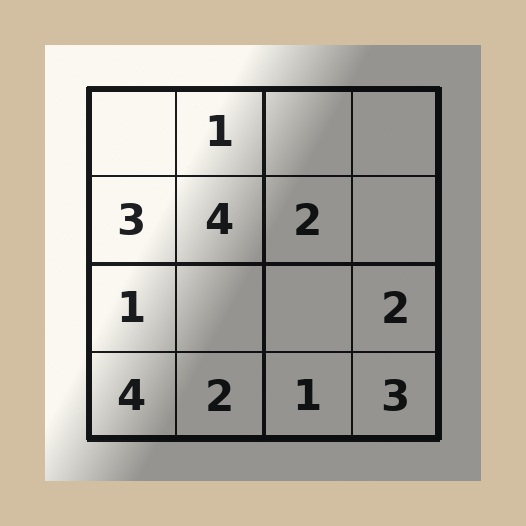
#> input picture sample_images/real/046d0ec1-360e-4df3-b668-961a70b2c88d.jpg, 526 x 526 px
$ python -i blank_cells.py   (imports and definitions only)   (older library calls are emulated)
#> lines starting #> are read from the running program, lines starting #| are printed output that depends on the picture; after the words box and inside, x2 and y2 are one past the last pixel; in counts of white or black regions, pixels touching at a corner belong together
"""Decide whether a Sudoku cell is empty, occupied, or uncertain.

Dark pixels alone are not a digit. Grid-line remnants and small specks are
ignored. A faint but coherent interior mark is left uncertain instead of
being called empty.
"""

from dataclasses import dataclass
from enum import Enum

import cv2
import numpy as np

from app.vision.cell_segmenter import CellPatch


class CellStatus(Enum):
    """Occupancy of one cell. ``UNCERTAIN`` is not a blank cell."""

    BLANK = "blank"
    OCCUPIED = "occupied"
    UNCERTAIN = "uncertain"


@dataclass(frozen=True, slots=True)
class Component:
    """One connected dark region inside a cell."""

    area: int
    width: int
    height: int
    center_x: float
    center_y: float
    touches_border: bool
    border_fraction: float
    stroke_strength: float


@dataclass(frozen=True, slots=True)
class CellClassification:
    """Blank-cell decision for one crop.

    ``blank`` is true only for ``BLANK``. It is false for ``OCCUPIED`` and
    ``None`` for ``UNCERTAIN``. ``confidence`` is confidence in ``status``,
    from 0 to 1. An uncertain cell stays at or below 0.6.
    """

    row: int
    col: int
    status: CellStatus
    blank: bool | None
    confidence: float

    # [9 lines left out: function to_report, not called in this run]


_BACKGROUND_PERCENTILE = 90.0
_STRICT_DELTA = 40.0
_FAINT_DELTA = 18.0
_NOISE_AREA_FRACTION = 0.008
_DIGIT_AREA_FRACTION = 0.02
_MIN_SHORT_FRACTION = 0.16
_MIN_LONG_FRACTION = 0.28
_LINE_ASPECT = 4.0
_LINE_THICKNESS_FRACTION = 0.22
_BORDER_BAND_FRACTION = 0.18
_BORDER_INK_FRACTION = 0.75
# A printed stroke has a sharper local gradient than a smooth shadow.
_MIN_STROKE_STRENGTH = 18.0
_CENTER_MARGIN = 0.16
_UNCERTAIN_CONFIDENCE_CAP = 0.6


def classify_cell(image: np.ndarray, row: int = 0, col: int = 0) -> CellClassification:
    """Classify one cell image as blank, occupied, or uncertain."""
    gray = _gray(image)
    if gray.size == 0:
        return _result(row, col, CellStatus.UNCERTAIN, 0.0)
    background = float(np.percentile(gray, _BACKGROUND_PERCENTILE))
    strength = _gradient(gray)
    strict = _components(gray, background, _STRICT_DELTA, strength)
    faint = _components(gray, background, _FAINT_DELTA, strength)
    strict_digits = [item for item in strict if _is_digit(item, gray.shape)]
    faint_digits = [item for item in faint if _is_digit(item, gray.shape)]
    if strict_digits:
        confidence = _occupied_confidence(strict_digits, gray, background)
        return _result(row, col, CellStatus.OCCUPIED, confidence)
    if faint_digits:
        confidence = min(
            _UNCERTAIN_CONFIDENCE_CAP,
            0.35 + 0.25 * _area_fraction(faint_digits, gray.shape),
        )
        return _result(row, col, CellStatus.UNCERTAIN, confidence)
    confidence = 0.96 if not faint else 0.86
    return _result(row, col, CellStatus.BLANK, confidence)


# [48 lines left out: functions classify_cells, render_contact_sheet, not called in this run]


_STATUS_COLOR = {
    CellStatus.BLANK: (80, 160, 60),
    CellStatus.OCCUPIED: (180, 90, 30),
    CellStatus.UNCERTAIN: (40, 180, 220),
}


def _result(
    row: int, col: int, status: CellStatus, confidence: float
) -> CellClassification:
    blank: bool | None
    if status is CellStatus.BLANK:
        blank = True
    elif status is CellStatus.OCCUPIED:
        blank = False
    else:
        blank = None
    return CellClassification(
        row=row,
        col=col,
        status=status,
        blank=blank,
        confidence=float(min(0.99, max(0.0, confidence))),
    )


def _gray(image: np.ndarray) -> np.ndarray:
    if image.ndim == 2:
        return image
    return cv2.cvtColor(image, cv2.COLOR_BGR2GRAY)


def _gradient(gray: np.ndarray) -> np.ndarray:
    horizontal = cv2.Sobel(gray, cv2.CV_32F, 1, 0, ksize=3)
    vertical = cv2.Sobel(gray, cv2.CV_32F, 0, 1, ksize=3)
    return cv2.magnitude(horizontal, vertical)


def _components(
    gray: np.ndarray, background: float, delta: float, strength: np.ndarray
) -> tuple[Component, ...]:
    ink = gray < (background - delta)
    mask = ink.astype(np.uint8)
    count, labels, stats, centroids = cv2.connectedComponentsWithStats(mask, 8)
    height, width = gray.shape[:2]
    band = max(2, int(_BORDER_BAND_FRACTION * min(height, width)))
    found: list[Component] = []
    for index in range(1, count):
        x, y, box_width, box_height, area = (int(value) for value in stats[index])
        ys, xs = np.where(labels == index)
        near_border = (
            (xs < band)
            | (ys < band)
            | (xs >= width - band)
            | (ys >= height - band)
        )
        border_fraction = float(near_border.mean()) if area else 1.0
        stroke = float(strength[labels == index].mean()) if area else 0.0
        found.append(
            Component(
                area=area,
                width=box_width,
                height=box_height,
                center_x=float(centroids[index, 0]),
                center_y=float(centroids[index, 1]),
                touches_border=(
                    x <= 1
                    or y <= 1
                    or x + box_width >= width - 1
                    or y + box_height >= height - 1
                ),
                border_fraction=border_fraction,
                stroke_strength=stroke,
            )
        )
    return tuple(found)


def _is_digit(component: Component, shape: tuple[int, ...]) -> bool:
    height, width = shape[:2]
    side = float(min(height, width))
    cell_area = float(height * width)
    if component.area < _NOISE_AREA_FRACTION * cell_area:
        return False
    if component.border_fraction >= _BORDER_INK_FRACTION:
        return False
    if component.stroke_strength < _MIN_STROKE_STRENGTH:
        return False
    short = float(min(component.width, component.height))
    long = float(max(component.width, component.height))
    if short <= 0:
        return False
    thin = short <= _LINE_THICKNESS_FRACTION * side
    line_like = long / short >= _LINE_ASPECT and thin
    if line_like:
        return False
    if component.area < _DIGIT_AREA_FRACTION * cell_area:
        return False
    if short < _MIN_SHORT_FRACTION * side or long < _MIN_LONG_FRACTION * side:
        return False
    margin_x = _CENTER_MARGIN * width
    margin_y = _CENTER_MARGIN * height
    centered = (
        margin_x <= component.center_x <= width - margin_x
        and margin_y <= component.center_y <= height - margin_y
    )
    return centered


def _occupied_confidence(
    digits: list[Component], gray: np.ndarray, background: float
) -> float:
    largest = max(digits, key=lambda item: item.area)
    fraction = largest.area / float(gray.size)
    coverage = min(fraction / 0.08, 1.0)
    contrast = min(max(background - float(np.percentile(gray, 10)), 0.0) / 80.0, 1.0)
    return 0.64 + 0.22 * coverage + 0.12 * contrast


# [5 lines left out: function _area_fraction, not called in this run]


def _tile(image: np.ndarray, tile: int) -> np.ndarray:
    color = image if image.ndim == 3 else cv2.cvtColor(image, cv2.COLOR_GRAY2BGR)
    return cv2.resize(color, (tile, tile), interpolation=cv2.INTER_AREA)

>>> import cv2
>>> picture = cv2.imread('../../sample_images/real/046d0ec1-360e-4df3-b668-961a70b2c88d.jpg')
#> picture is the input picture: shape (526, 526, 3); mean B, G, R 161.8, 174.2, 181
>>> result = classify_cell(picture)
#> in _gray, `return cv2.cvtColor(image, cv2.COLOR_BGR2GRAY)`:
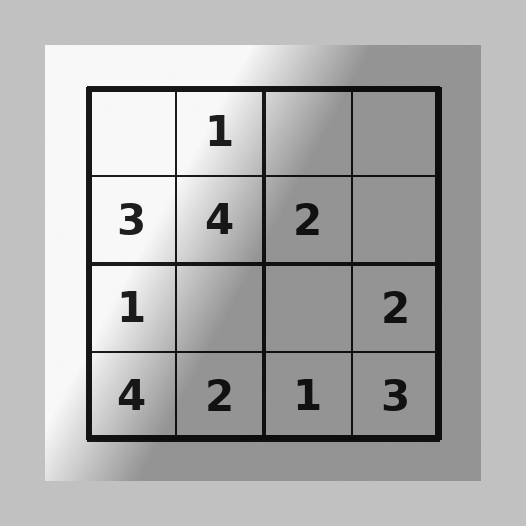
#> returned value: shape (526, 526); min 5, max 254, mean 174.8
#> in classify_cell, `background = float(np.percentile(gray, _BACKGROUND_PERCENTILE))`: background = 248
#> in _gradient, `horizontal = cv2.Sobel(gray, cv2.CV_32F, 1, 0, ksize=3)`:
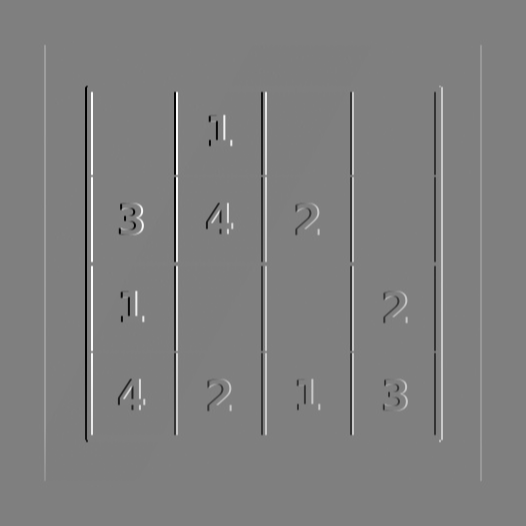
#> horizontal: shape (526, 526) float32; min -911, max 909, mean 0; drawn with min black and max white
#> in _gradient, `vertical = cv2.Sobel(gray, cv2.CV_32F, 0, 1, ksize=3)`:
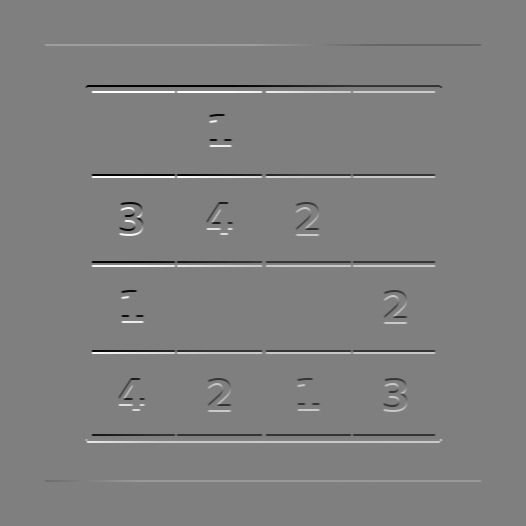
#> vertical: shape (526, 526) float32; min -910, max 907, mean 0; drawn with min black and max white
#> in _gradient, `return cv2.magnitude(horizontal, vertical)`:
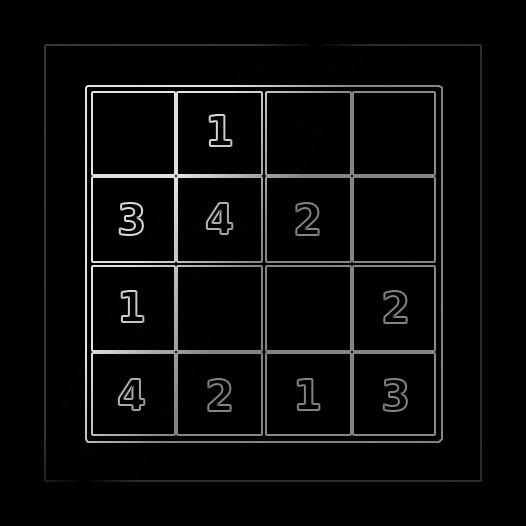
#> returned value: shape (526, 526) float32; min 0, max 1006.2, mean 41.7; drawn with min black and max white
#> in _components, `ink = gray < (background - delta)`:
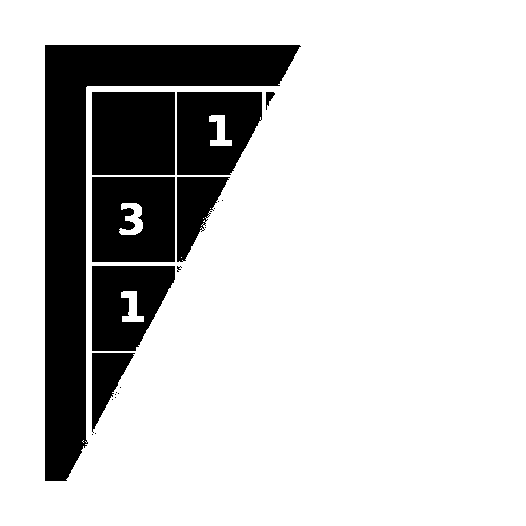
#> ink: shape (526, 526) bool; 80.2% white; 21 black regions (13 under 20 px), largest, box (x1, y1, x2, y2) and area: (45, 45, 301, 481) 25853, (92, 92, 175, 175) 6889, (92, 177, 175, 262) 6616
#> in _components, `count, labels, stats, centroids = cv2.connectedComponentsWithStats(mas..`:
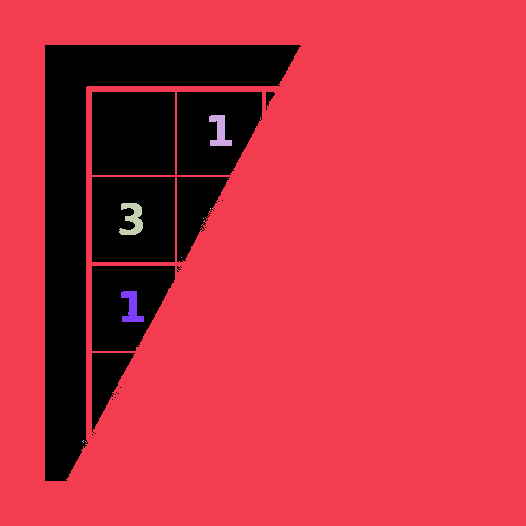
#> labels: shape (526, 526) int32; 9 distinct labels, from 0 to 8; one colour per label, 0 black
#> in _components, `count, labels, stats, centroids = cv2.connectedComponentsWithStats(mas..`: count = 9; stats = [[45, 45, 256, 436, 54678], [0, 0, 526, 526, 220779], [209, 115, 23, 31, 385], [119, 203, 24, 32, 439], [210, 208, 1, 1, 1], [203, 218, 1, 1, 1], [181, 257, 1, 1, 1], [121, 291, 23, 31, 389], [82, 440, 2, 3, 3]]; centroids = [[129.4, 200.1], [296, 278.2], [219.4, 131.1], [132.4, 218.7], [210, 208], [203, 218], [181, 257], [131.4, 307.1], [82.67, 441]]
#> the loop in _components, `for index in range(1, count):` made 8 passes
#> (x, y, box_width, box_height, area, border_fraction, stroke) on passes 1, 2, 3, 7: (0, 0, 526, 526, 220779, 0.614, 40.33), (209, 115, 23, 31, 385, 0, 300.4), (119, 203, 24, 32, 439, 0, 347.7), (121, 291, 23, 31, 389, 0, 298.9)
#> after the loop in _components, `for index in range(1, count):`: found = 8 items
#> call 2 of _components, with background = 248, delta = 18
#> in _components (call 2), `ink = gray < (background - delta)`: ink: shape (526, 526) bool; 84.1% white; 9 black regions (2 under 20 px), largest, box (x1, y1, x2, y2) and area: (45, 45, 274, 472) 23138, (92, 92, 175, 175) 6889, (92, 177, 175, 262) 6307
#> in _components (call 2), `count, labels, stats, centroids = cv2.connectedComponentsWithStats(mas..`:
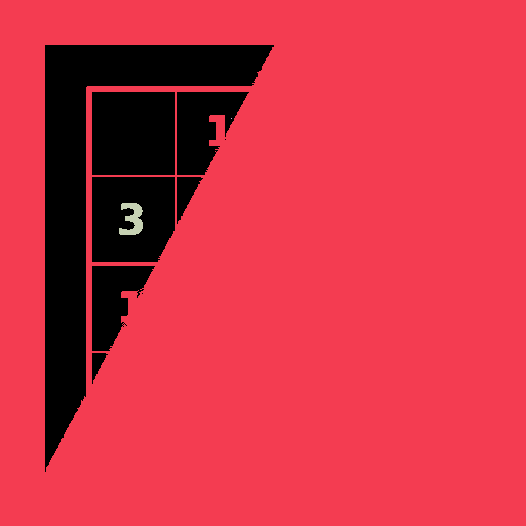
#> labels: shape (526, 526) int32; 4 distinct labels, from 0 to 3; one colour per label, 0 black
#> in _components (call 2), `count, labels, stats, centroids = cv2.connectedComponentsWithStats(mas..`: count = 4; stats = [[45, 45, 229, 427, 44120], [0, 0, 526, 526, 232103], [231, 118, 1, 1, 1], [119, 203, 24, 32, 452]]; centroids = [[119.7, 185.5], [289.9, 277.2], [231, 118], [132.4, 218.9]]
#> the loop in _components (call 2), `for index in range(1, count):` made 3 passes
#> (x, y, box_width, box_height, area, border_fraction, stroke) on passes 1, 3: (0, 0, 526, 526, 232103, 0.596, 41.52), (119, 203, 24, 32, 452, 0, 361.8)
#> after the loop in _components (call 2), `for index in range(1, count):`: found = 3 items
#> in classify_cell, `strict_digits = [item for item in strict if _is_digit(item, gray.shape)]`: strict_digits = 1 item
#> in _occupied_confidence, `fraction = largest.area / float(gray.size)`: fraction = 0.798
#> in _occupied_confidence, `coverage = min(fraction / 0.08, 1.0)`: coverage = 1
#> in classify_cell, `confidence = _occupied_confidence(strict_digits, gray, background)`: confidence = 0.98
